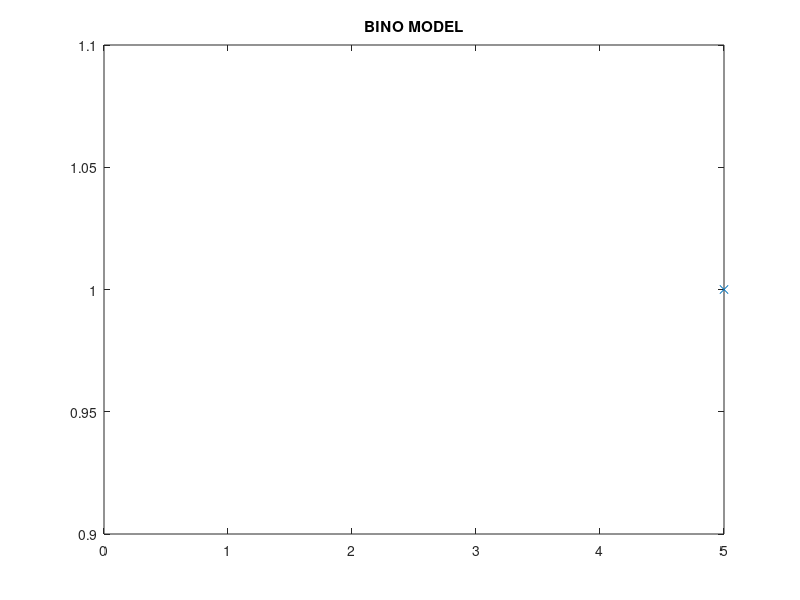

Here is the MATLAB script that generated this plot: (Note: this script raises an error after producing the figure.)
clear all
clc
pause(1)

S=input("Nr of sims= ");
n=input("Nr of trials= ");
p=input("Probability= ");

U=rand(n,S);
X=sum(U<p);


U_X=unique(X);
n_X=hist(X,length(U_X));
rel_freq= n_X/S;

plot(U_X,rel_freq,'x');
hold on;
plot(0:n,binopdf(0:n,n,p),'o');
hold off;
title("BINO MODEL");
legends("simulation","theoretical");
